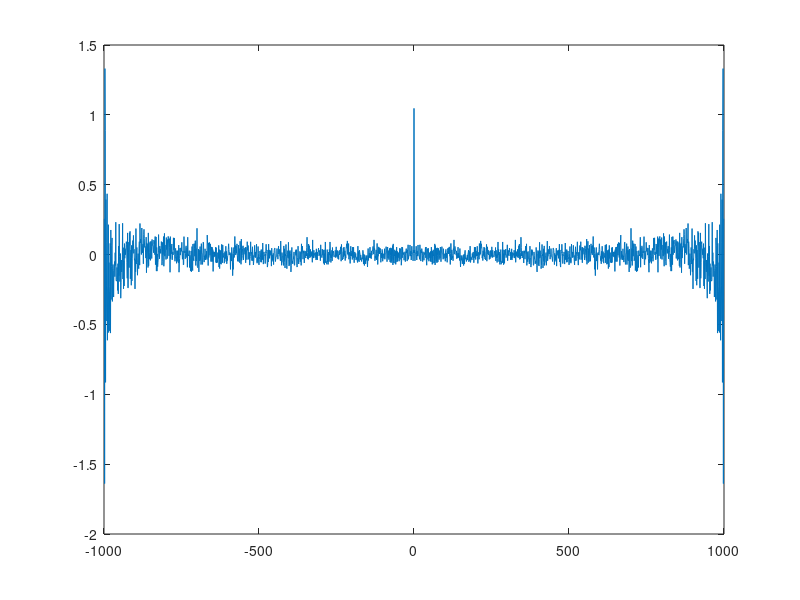
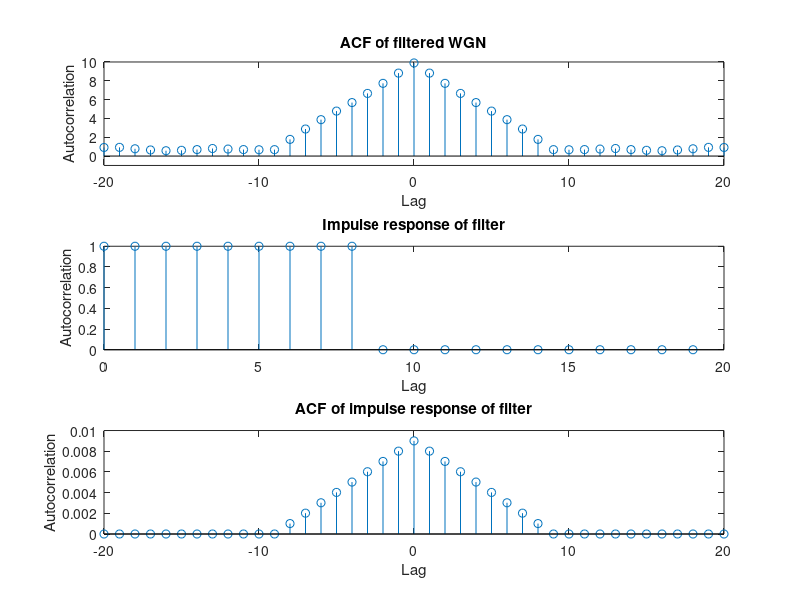

Write MATLAB code to recreate these figures, in order.
clear all;
close all;
N=1000;
x=randn(N,1);
r1=xcorr(x,'unbiased')
t1 = (-999:999);
plot(t1,r1)
figure;
%subplot(4,1,1); stem(t1,r1), hold on;
xlabel('Lag');
ylabel('Autocorrelation');
axis([-20 20 -0.3 1])

y=filter(ones(9,1),[1],x);
r2=xcorr(y,'unbiased')
t2=(-999:999);
subplot(3,1,1);stem(t2,r2);hold on;
axis([-20 20 -1 10]);
xlabel('Lag');
ylabel('Autocorrelation');
title('ACF of filtered WGN');

x2=[1;zeros(19,1)];
y=filter(ones(9,1),[1],x2);
r2=xcorr(y,'unbiased')
t2=(-999:999);
subplot(3,1,2);stem(0:19,y)%stem(t2,r2)
%axis([-20 20 inf inf]);
xlabel('Lag');
ylabel('Autocorrelation');
title('Impulse response of filter');

x2=[1;zeros(999,1)];
y=filter(ones(9,1),[1],x2);
r2=xcorr(y,'unbiased')
t2=(-999:999);
subplot(3,1,3);stem(t2,r2);
axis([-20 20 0 10^-2]);
xlabel('Lag');
ylabel('Autocorrelation');
title('ACF of impulse response of filter');